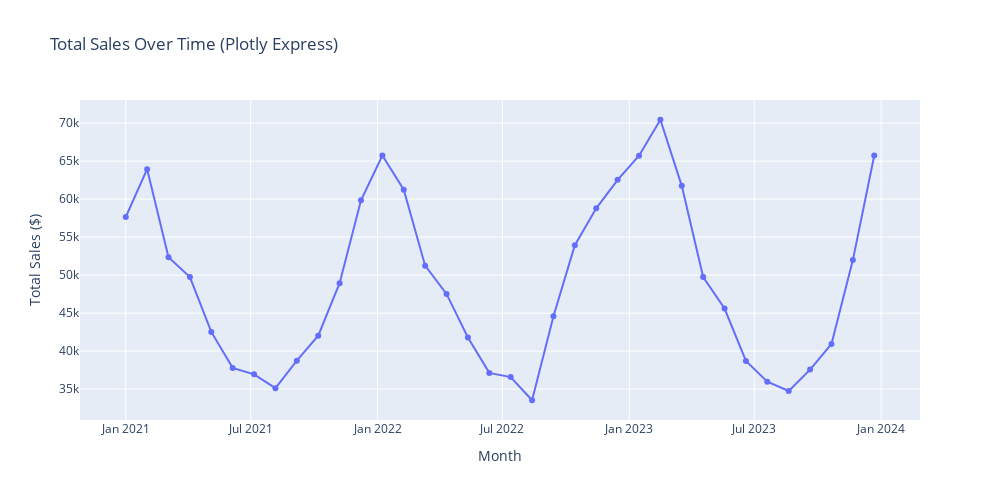

This figure's notebook cell:
### Code cell
# === CELL 5: Plotly Express Plot ===

print("\n--- Generating Plot 4: Plotly Express ---")

# Generate the interactive plot using Plotly Express
# Assumes df exists and has 'Month' and 'Total Sales' columns from Cell 1
# Assumes px (plotly.express) was imported in Cell 1
fig_plotly = px.line(df, x='Month', y='Total Sales', markers=True,
                   title='Total Sales Over Time (Plotly Express)')

# Customize layout (optional)
fig_plotly.update_layout(
    xaxis_title='Month',
    yaxis_title='Total Sales ($)',
    # Example size setting for Plotly:
    width=1000,
    height=500
)

# Use fig.show() to display the Plotly figure in the cell output
fig_plotly.show()

### Figure 1 — Plotly figure (JSON) as saved in the notebook; plotly's stock layout.template omitted (floating-point values rounded to 4 significant figures)
{"data": [{"hovertemplate": "Month=%{x}<br>Total Sales=%{y}<extra></extra>", "legendgroup": "", "line": {"color": "#636efa", "dash": "solid"}, "marker": {"symbol": "circle"}, "mode": "lines+markers", "name": "", "orientation": "v", "showlegend": false, "type": "scatter", "x": ["2021-01-01T00:00:00.000000000", "2021-02-01T00:00:00.000000000", "2021-03-04T00:00:00.000000000", "2021-04-04T00:00:00.000000000", "2021-05-05T00:00:00.000000000", "2021-06-05T00:00:00.000000000", "2021-07-06T00:00:00.000000000", "2021-08-06T00:00:00.000000000", "2021-09-06T00:00:00.000000000", "2021-10-07T00:00:00.000000000", "2021-11-07T00:00:00.000000000", "2021-12-08T00:00:00.000000000", "2022-01-08T00:00:00.000000000", "2022-02-08T00:00:00.000000000", "2022-03-11T00:00:00.000000000", "2022-04-11T00:00:00.000000000", "2022-05-12T00:00:00.000000000", "2022-06-12T00:00:00.000000000", "2022-07-13T00:00:00.000000000", "2022-08-13T00:00:00.000000000", "2022-09-13T00:00:00.000000000", "2022-10-14T00:00:00.000000000", "2022-11-14T00:00:00.000000000", "2022-12-15T00:00:00.000000000", "2023-01-15T00:00:00.000000000", "2023-02-15T00:00:00.000000000", "2023-03-18T00:00:00.000000000", "2023-04-18T00:00:00.000000000", "2023-05-19T00:00:00.000000000", "2023-06-19T00:00:00.000000000", "2023-07-20T00:00:00.000000000", "2023-08-20T00:00:00.000000000", "2023-09-20T00:00:00.000000000", "2023-10-21T00:00:00.000000000", "2023-11-21T00:00:00.000000000", "2023-12-22T00:00:00.000000000"], "xaxis": "x", "y": [57650, 63950, 52350, 49750, 42535, 37800, 36950, 35125, 38750, 42035, 48950, 59850, 65750, 61255, 51250, 47530, 41790, 37140, 36590, 33540, 44590, 53950, 58800, 62540, 65709, 70450, 61750, 49750, 45612, 38710, 35980, 34759, 37570, 40950, 51980, 65750], "yaxis": "y"}], "layout": {"height": 500, "legend": {"tracegroupgap": 0}, "title": {"text": "Total Sales Over Time (Plotly Express)"}, "width": 1000, "xaxis": {"anchor": "y", "domain": [0, 1], "title": {"text": "Month"}}, "yaxis": {"anchor": "x", "domain": [0, 1], "title": {"text": "Total Sales ($)"}}}}
